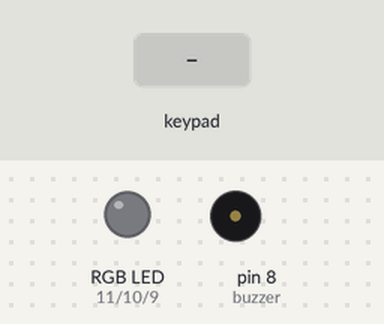
A sketch run on a simulated Arduino Uno, built with avr-gcc and run on an emulated ATmega328P. Shown: an RGB LED mixed from three pins (HIGH = lit), buzzer (waves = sounding). Dashed ring = blinking. The test bench sets the inputs (shaded band). Dim RGB values are drawn brighter than linear; what the sketch prints to the serial monitor is not drawn.

Above: at 3.4 s.
3.5 s: key '*' pressed
5.0 s: keypad keys 0 0 0 0 pressed 0.4 s apart
At 7.9 s:
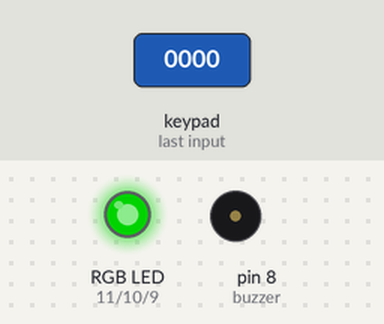
8.1 s: keypad keys 0 0 0 0 # pressed 0.4 s apart
At 10.19 s:
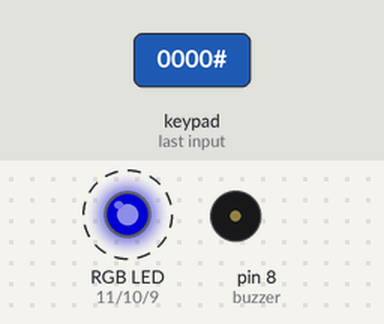
11.6 s: key '1' pressed
At 12.1 s:
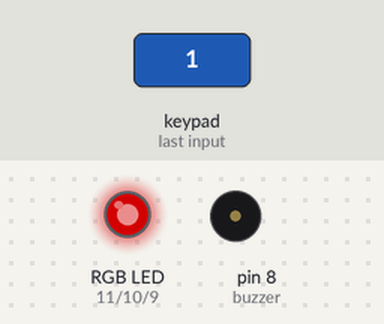
13.2 s: key '#' pressed
At 14.4 s:
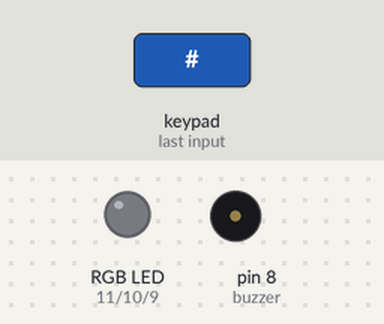
14.7 s: key '2' pressed
At 15.7 s:
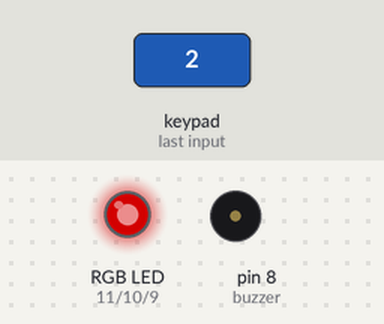
Timing chart, 0 to 17.3 s (numbered marks = the images above; inputs shaded):
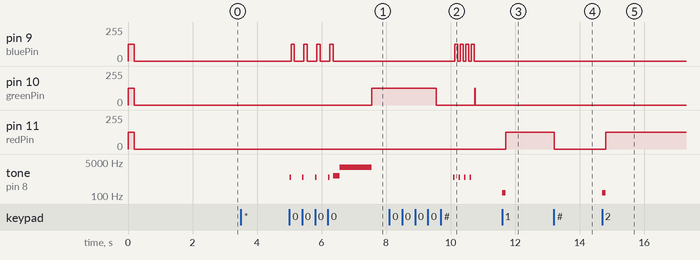

The sketch:

day14_password_lights_sound.ino
```cpp
#include <Key.h>
#include <Keypad.h>

int buzzer = 8;
int redPin = 11;
int greenPin = 10;
int bluePin = 9;

const byte ROWS = 4;
const byte COLS = 4;
const byte PassLength = 4;  // passwords will be 4 characters long
char currentPassword[PassLength] = {'0','0','0','0'}; // default before setting

char buttons[ROWS][COLS] = {
  {'1', '2', '3', 'A'},  // 1st row
  {'4', '5', '6', 'B'},  // 2nd row
  {'7', '8', '9', 'C'},  // 3rd row
  {'*', '0', '#', 'D'}   // 4th row
};

byte rowPins[ROWS] = {5, 4, 3, 2};
byte colPins[COLS] = {6, 7, 12, 13};

Keypad securityPad = Keypad(makeKeymap(buttons), rowPins, colPins, ROWS, COLS);


//  custom function to process a login attempt *******************************

int unlockMode(){
    char result ;

    RGB_color(0,0,0);

    Serial.println("Unlock Mode: Type Password to continue");
    delay(500);

    for(int i = 0; i < PassLength; i++) {
       while(!(result = securityPad.getKey())) {
         // wait indefinitely for keypad input of any kind
       }
       if(currentPassword[i] != result){     // a wrong key was pressed
          Serial.println("WRONG PASSWORD");
          Serial.println(result);
          playError();
          return -1;                    //  -1 means failed -- return immediately
       }
       Serial.print("*");  // print a phantom character for a successful keystroke
       playInput();
       RGB_color(0,0,125);
       delay(100);
       RGB_color(0,0,0);
    }  //  done after 4 characters are accepted

    Serial.println("");
    Serial.println("Device Successfully Unlocked!");
    playSuccess();
    return 0;           //  0 means succeeded
}
//  ************************************************************************

void setup() {
  pinMode(redPin, OUTPUT);
  pinMode(greenPin, OUTPUT);
  pinMode(bluePin, OUTPUT);

  RGB_color(125,125,125);
  delay(200);
  RGB_color(0,0,0);

  Serial.begin(9600); // Begin monitoring via the serial monitor
  delay(2000);
  Serial.println("Press * to set a new password.");
  Serial.println("Press # to access the system with the existing one.");
}

void loop() {
  char result = securityPad.getKey();


   if (result == '*'){           // choice to change password
    int access = unlockMode();

    if(access < 0) {
      Serial.println("Access Denied. Cannot change password without knowing the previous or default.");
      RGB_color(125,0,0);
    }
    else {
      RGB_color(0,125,0);
      delay(2000);
      RGB_color(0,0,0);
      Serial.println("Welcome, authorized user. Please Enter a new password: ");
      delay(500);

      for(int i = 0; i < PassLength; i++) {
        while(!(result = securityPad.getKey())) {
        // wait indefinitely for keypad input of any kind
        }

        currentPassword[i] = result;
        Serial.print("*");    // print a phantom character for a successful keystroke
        playInput();
        RGB_color(0,0,125);
        delay(100);
        RGB_color(0,0,0);
      }   //  done after 4 characters are accepted

      Serial.println("");
      Serial.println("Password Successfully Changed!");
      RGB_color(0,125,0);
    }
  }

  else if (result == '#') {           // choice to access system with current password
    int access = unlockMode();
    if(access < 0) {
      Serial.println("Password error. Access Denied.");
      RGB_color(125,0,0);
    }
    else {
      Serial.println("Welcome, authorized user. You may now begin using the system.");
      RGB_color(0,125,0);
    }
  }

}

void RGB_color(int red_value, int green_value, int blue_value) {
  analogWrite(redPin, red_value);
  analogWrite(greenPin, green_value);
  analogWrite(bluePin, blue_value);
}

//  custom functions to give audio feedback *******************************

void playSuccess() {
  tone(buzzer, 1000, 200);
  delay(200);
  tone(buzzer, 2700, 1000);
  delay(1000);
  noTone(buzzer);
}

void playError() {
  tone(buzzer, 147, 200);
  delay(100);
  noTone(buzzer);
}

void playInput() {
  tone(buzzer, 880, 200);
  delay(50);
  noTone(buzzer);
}
```

Measured:
- after the input at 3.5 s, every drawn part: stays the same
- after the input at 5.0 s, pin 9 (bluePin): alternates 125/255 for 0.10 s and 0/255 for 0.30 s, 8 changes in all, then stays 0/255, starting after 0.06 s; pin 10 (greenPin): 0/255 → 125/255 after 2.6 s
- after the input at 8.1 s, pin 9 (bluePin): alternates 125/255 for 0.10 s and 0/255 for 0.07 s, 8 changes in all, then stays 0/255, starting after 2.0 s; tone on pin 8 (buzzer): alternates 880 Hz for 0.05 s and silent for 0.12 s, 8 changes in all, then stays silent, starting after 2.0 s
- after the input at 11.6 s, pin 11 (redPin): 0/255 → 125/255 after 0.11 s; tone on pin 8 (buzzer): silent → 147 Hz at once, → silent 0.10 s later
- after the input at 13.2 s, pin 11 (redPin): 125/255 → 0/255 at once
- after the input at 14.7 s, pin 11 (redPin): 0/255 → 125/255 after 0.11 s; tone on pin 8 (buzzer): silent → 147 Hz at once, → silent 0.10 s later
